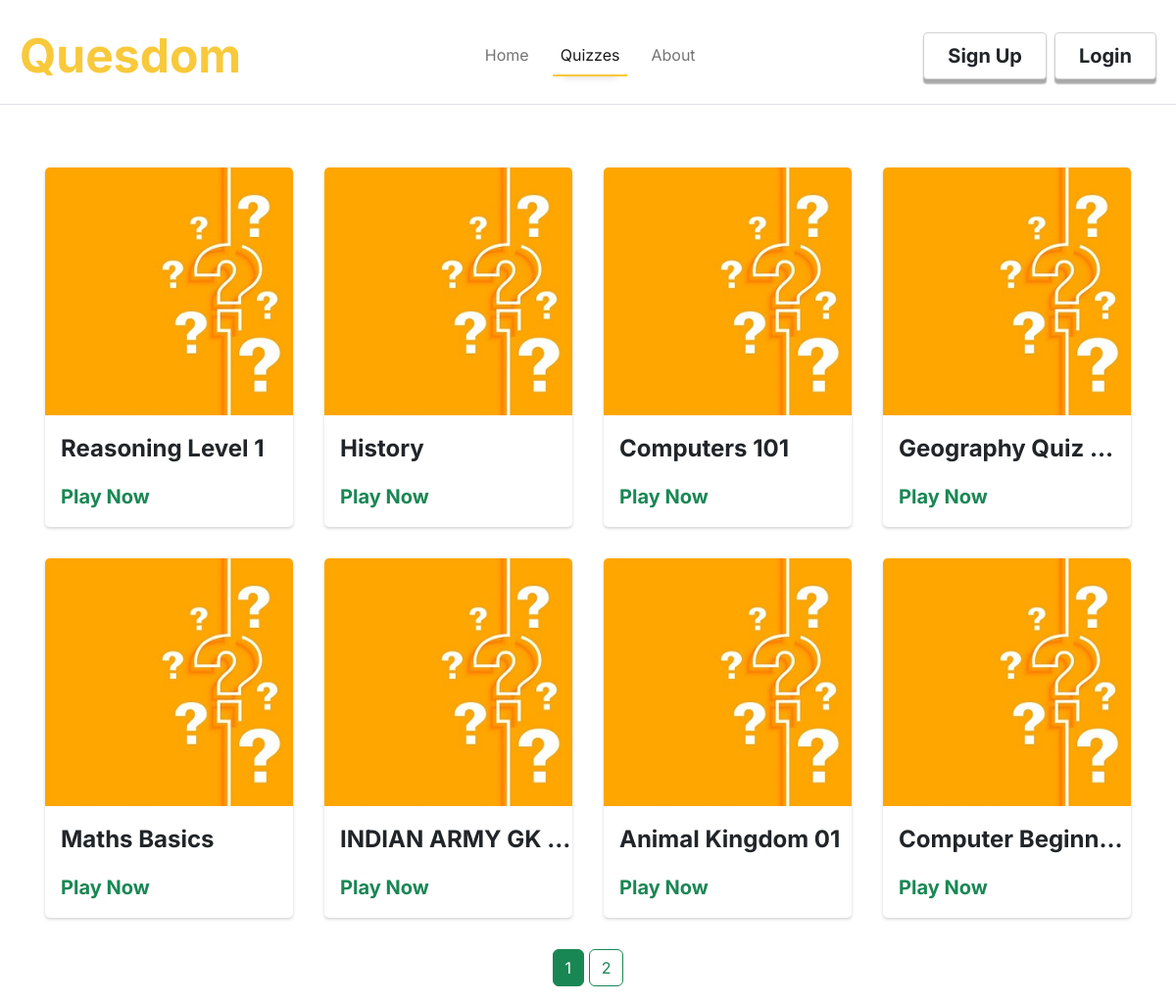
The app's page /allquizzes with its own data.
### quesdom/models.py (models this page shows, shortened)
class Quizzes(db.Model):
    id = db.Column(db.Integer, primary_key = True)
    quiz_title = db.Column(db.String(30), nullable= False)
    quiz_description = db.Column(db.String(200), nullable=False)
    quiz_category = db.Column(db.String(20), nullable=False)
    quiz_difficulty = db.Column(db.String(10), nullable=False)
    date_created = db.Column(db.DateTime, nullable=False, default=datetime.utcnow)
    author = db.Column(db.Integer, db.ForeignKey('users.id'), nullable=False)
    created_by = db.relationship('Users',backref='created_by',lazy=True)
    questions = db.relationship('Questions',backref='contains',cascade="all, delete-orphan",lazy=True)

### quesdom/routes.py (the view)
@app.route('/allquizzes')
def allquizzes():
    page = request.args.get('page',1, int)
    quizzes = Quizzes.query.paginate(per_page = 8,page = page)
    return render_template('allquizzes.html',title='All Quizzes',quizzes=quizzes)

### quesdom/templates/allquizzes.html
{%extends "layout.html"%}
{%block content%}
<div class="content-section row pt-md-5">
    {%for quiz in quizzes.items%}
        <div class="col-12 col-sm-6 col-md-3 p-5 p-md-3">
            <div class="my-card" style="border-radius: 0.3rem; box-shadow: 0 0.1rem 0.2rem 0rem lightgrey; background-color: white;">
                <div class="img-section" style="border-radius: 0.3rem 0.3rem 0 0; height: min-content; overflow: hidden;">
                        <img src="../static/quiz.jpg" class="img-fluid" style="width: 100%;"/>
                </div>
                <div class="text-section py-3 ms-3">
                    <p class="fs-4 fw-bold" style="text-overflow:ellipsis; white-space: nowrap; overflow: hidden;">{{quiz.quiz_title}}</p>
                    <a href="{{url_for('playquiz',quiz_id=quiz.id)}}" class="fw-bold fs-5 text-success play-link">Play Now</a>
                </div>
            </div>
        </div>
    {%endfor%}
    <div class="page-links py-3 text-center">
        {% for page_num in quizzes.iter_pages() %}
        {% if page_num %}
            {% if quizzes.page == page_num %}
                <a class="active btn btn-outline-success" href="{{url_for('allquizzes',page=page_num)}}">{{page_num}}</a>
            {% else %}
                <a class="btn btn-outline-success" href="{{url_for('allquizzes',page=page_num)}}">{{page_num}}</a>
            {% endif %}
        {% else %}
            <span class="btn btn-outline-success">...</span>
        {% endif %}
    {% endfor %}
    </div>
</div>
{%endblock%}

### quesdom/templates/layout.html (shortened to what this page needs)
<!DOCTYPE html>
<html lang="en">
  <head>
    <link rel="stylesheet" href="./static/styles.css"/>
    <link rel="stylesheet" href="https://cdn.jsdelivr.net/npm/bootstrap-icons@1.8.3/font/bootstrap-icons.css">
    <link href="../static/bootstrap-5.2.0-dist/css/bootstrap.min.css" rel="stylesheet">
  </head>
  <body  style="height: 100vh; font-family: Inter;" onload="adjustLoginBtn();" background="../static/bubble.png">
    <nav class="pt-3 px-2 navbar navbar-expand-lg bg-opacity-50 bg-white border-bottom">
      <div class="container-fluid">
        <a class="navbar-brand fw-bolder" href="{{url_for('home')}}"><span class="brand-text">Quesdom</span></a>
        <div class="collapse navbar-collapse" id="navbarSupportedContent">
          <ul class="ms-auto navbar-nav me-auto mb-2 mb-lg-0">
            {%if current_user.is_authenticated %}
                      {%if current_user.role == 'Admin'%}
                      <li class="nav-item ">
                        <a class="nav-link active text-center" aria-current="page" href="{{url_for('indexquiz')}}">Quizzes</a>
                      </li>
                      {%else%}
                          <li class="nav-item ">
                            <a class="nav-link active text-center" aria-current="page" href="{{url_for('home')}}">Home</a>
                          </li>
                          <li class="nav-item dropdown py-4 py-sm-0 px-4">
                              <a class="text-center nav-link dropdown-toggle" href="#" id="navbarDropdown" role="button" data-bs-toggle="dropdown" aria-expanded="false">
                                  Quizzes
                                </a>
                                <ul class="dropdown-menu" aria-labelledby="navbarDropdown">
                                    <li><a class="dropdown-item p-3 p-sm-2" href="{{url_for('allquizzes')}}">All Quizzes</a></li>
                                    <li><a class="dropdown-item p-3 p-sm-2" href="{{url_for('myquizzes')}}">My Quizzes</a></li>
                                </ul>
                            </li>
                            <li class="nav-item">
                              <a class="nav-link text-center" href="{{url_for('about')}}">About</a>
                            </li>
                      {%endif%}
          {%else%}
                    <li class="nav-item ">
                      <a class="nav-link {%if title=='Home' %} active {%endif%} text-center" aria-current="page" href="{{url_for('home')}}">Home</a>
                    </li>
                      <li class="nav-item">
                        <a class="nav-link {%if title=='All Quizzes' %} active {%endif%} text-center mx-3" href="{{url_for('allquizzes')}}">Quizzes</a>
                      </li>
                      <li class="nav-item">
                        <a class="nav-link {%if title=='About Page' %} active {%endif%} text-center" href="{{url_for('about')}}">About</a>
                      </li>
          {%endif%}
          </ul>
            {% if current_user.is_authenticated %}
              <div class="login-btn d-flex justify-content-center">
                <a style="border: 1px solid lightgrey; transition: 0.2s;" class="bg-white login-btn-inner fw-bold px-4 py-2  text-dark btn fs-5 rounded-1 me-2" type="button" href="{{url_for('account')}}">My Account</a>
                <a style="border: 1px solid lightgrey; transition: 0.2s;" class="bg-white login-btn-inner fw-bold px-4 py-2 btn text-dark fs-5 rounded-1 me-2" type="button" href="{{url_for('logout')}}">Logout</a>
              </div>
            {% else %}
              <div class="login-btn d-flex justify-content-center">
                <a style="border: 1px solid lightgrey; transition: 0.2s;" class="bg-white login-btn-inner fw-bold px-4 py-2 btn text-dark fs-5 rounded-1 me-2" type="button" href="{{url_for('register')}}">Sign Up</a>
                <a style="border: 1px solid lightgrey; transition: 0.2s;" class="bg-white login-btn-inner fw-bold px-4 py-2 btn text-dark fs-5 rounded-1" type="button" href="{{url_for('login')}}">Login</a>
              </div>
            {%endif%}
      </div>
    </nav>
    <div class="container">
        {%block content%}{%endblock%}
    </div>
  </body>
</html>

### quesdom/static/styles.css (style rules this page uses)
:root { --main-color: rgb(248,201,59); }
.nav-link { border-bottom: 2px solid darkgrey; }
.brand-text { font-size: 3rem; color: var(--main-color); }
.login-btn-inner { box-shadow: 0 0.3rem 0.1rem 0 darkgrey; }
@media (min-width: 1200px) { .nav-link.active { border-bottom: 2px solid var(--main-color); box-shadow: 0 10px 0.5rem -10px lightgrey; } }
@media (max-width: 1200px) { .nav-link { border-bottom: none; } }
@media (max-width: 1200px) { .navbar { border-bottom: 1px solid lightgrey; } }
.play-link { text-decoration: none; }
.my-card { transition: 0.3s; cursor: pointer; }

### records on screen
Quizzes: quiz_title "Reasoning Level 1"
Quizzes: quiz_title "History"
Quizzes: quiz_title "Computers 101"
Quizzes: quiz_title "Geography Quiz…"
Quizzes: quiz_title "Maths Basics"
Quizzes: quiz_title "INDIAN ARMY GK…"
Quizzes: quiz_title "Animal Kingdom 01"
Quizzes: quiz_title "Computer Beginn…"

### other values on screen
{{ page_num }} "1"
{{ page_num }} "2"
